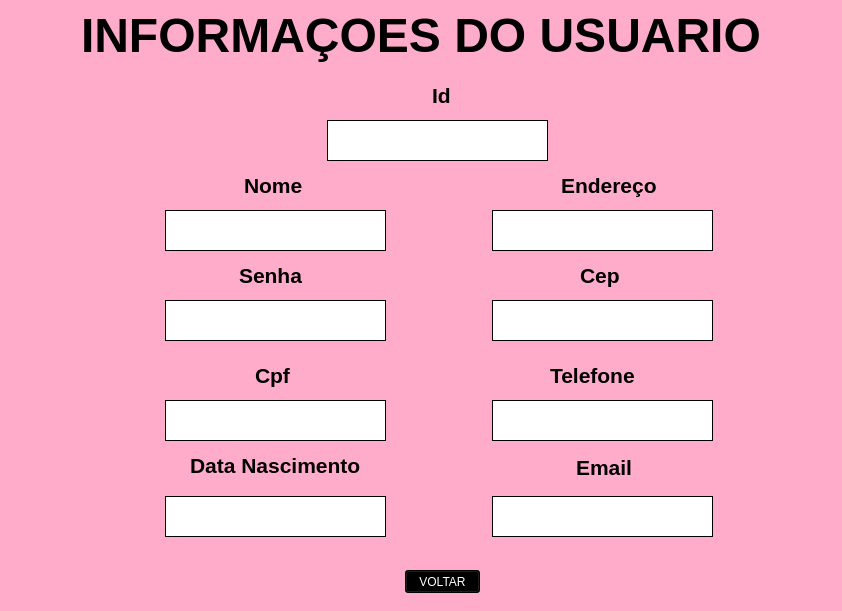
<?xml version="1.0" encoding="UTF-8"?>
<ui version="4.0">
 <class>Form</class>
 <widget class="QWidget" name="Form">
  <property name="geometry">
   <rect>
    <x>0</x>
    <y>0</y>
    <width>842</width>
    <height>611</height>
   </rect>
  </property>
  <property name="maximumSize">
   <size>
    <width>842</width>
    <height>611</height>
   </size>
  </property>
  <property name="windowTitle">
   <string>info_user</string>
  </property>
  <property name="windowIcon">
   <iconset>
    <normaloff>../new tela/diamond-removebg-preview.png</normaloff>../new tela/diamond-removebg-preview.png</iconset>
  </property>
  <property name="styleSheet">
   <string notr="true">background-color: rgb(255, 172, 202);</string>
  </property>
  <widget class="QLabel" name="nome">
   <property name="geometry">
    <rect>
     <x>165</x>
     <y>210</y>
     <width>221</width>
     <height>41</height>
    </rect>
   </property>
   <property name="font">
    <font>
     <family>Nirmala UI</family>
     <pointsize>12</pointsize>
     <weight>75</weight>
     <bold>true</bold>
    </font>
   </property>
   <property name="styleSheet">
    <string notr="true">background-color: rgb(255, 255, 255);</string>
   </property>
   <property name="frameShape">
    <enum>QFrame::Box</enum>
   </property>
   <property name="text">
    <string/>
   </property>
   <property name="alignment">
    <set>Qt::AlignCenter</set>
   </property>
  </widget>
  <widget class="QLabel" name="senha">
   <property name="geometry">
    <rect>
     <x>165</x>
     <y>300</y>
     <width>221</width>
     <height>41</height>
    </rect>
   </property>
   <property name="font">
    <font>
     <family>Nirmala UI</family>
     <pointsize>12</pointsize>
     <weight>75</weight>
     <bold>true</bold>
    </font>
   </property>
   <property name="styleSheet">
    <string notr="true">background-color: rgb(255, 255, 255);</string>
   </property>
   <property name="frameShape">
    <enum>QFrame::Box</enum>
   </property>
   <property name="text">
    <string/>
   </property>
   <property name="alignment">
    <set>Qt::AlignCenter</set>
   </property>
  </widget>
  <widget class="QLabel" name="cpf">
   <property name="geometry">
    <rect>
     <x>165</x>
     <y>400</y>
     <width>221</width>
     <height>41</height>
    </rect>
   </property>
   <property name="font">
    <font>
     <family>Nirmala UI</family>
     <pointsize>12</pointsize>
     <weight>75</weight>
     <bold>true</bold>
    </font>
   </property>
   <property name="styleSheet">
    <string notr="true">background-color: rgb(255, 255, 255);</string>
   </property>
   <property name="frameShape">
    <enum>QFrame::Box</enum>
   </property>
   <property name="text">
    <string/>
   </property>
   <property name="scaledContents">
    <bool>false</bool>
   </property>
   <property name="alignment">
    <set>Qt::AlignCenter</set>
   </property>
   <property name="openExternalLinks">
    <bool>false</bool>
   </property>
  </widget>
  <widget class="QLabel" name="dt_nasc">
   <property name="geometry">
    <rect>
     <x>165</x>
     <y>496</y>
     <width>221</width>
     <height>41</height>
    </rect>
   </property>
   <property name="font">
    <font>
     <family>Nirmala UI</family>
     <pointsize>12</pointsize>
     <weight>75</weight>
     <bold>true</bold>
    </font>
   </property>
   <property name="styleSheet">
    <string notr="true">background-color: rgb(255, 255, 255);</string>
   </property>
   <property name="frameShape">
    <enum>QFrame::Box</enum>
   </property>
   <property name="text">
    <string/>
   </property>
   <property name="alignment">
    <set>Qt::AlignCenter</set>
   </property>
  </widget>
  <widget class="QLabel" name="gmail">
   <property name="geometry">
    <rect>
     <x>492</x>
     <y>496</y>
     <width>221</width>
     <height>41</height>
    </rect>
   </property>
   <property name="font">
    <font>
     <family>Nirmala UI</family>
     <pointsize>12</pointsize>
     <weight>75</weight>
     <bold>true</bold>
    </font>
   </property>
   <property name="styleSheet">
    <string notr="true">background-color: rgb(255, 255, 255);</string>
   </property>
   <property name="frameShape">
    <enum>QFrame::Box</enum>
   </property>
   <property name="text">
    <string/>
   </property>
   <property name="alignment">
    <set>Qt::AlignCenter</set>
   </property>
  </widget>
  <widget class="QLabel" name="cep">
   <property name="geometry">
    <rect>
     <x>492</x>
     <y>300</y>
     <width>221</width>
     <height>41</height>
    </rect>
   </property>
   <property name="font">
    <font>
     <family>Nirmala UI</family>
     <pointsize>12</pointsize>
     <weight>75</weight>
     <bold>true</bold>
    </font>
   </property>
   <property name="styleSheet">
    <string notr="true">background-color: rgb(255, 255, 255);</string>
   </property>
   <property name="frameShape">
    <enum>QFrame::Box</enum>
   </property>
   <property name="text">
    <string/>
   </property>
   <property name="alignment">
    <set>Qt::AlignCenter</set>
   </property>
  </widget>
  <widget class="QLabel" name="telefone">
   <property name="geometry">
    <rect>
     <x>492</x>
     <y>400</y>
     <width>221</width>
     <height>41</height>
    </rect>
   </property>
   <property name="font">
    <font>
     <family>Nirmala UI</family>
     <pointsize>12</pointsize>
     <weight>75</weight>
     <bold>true</bold>
    </font>
   </property>
   <property name="styleSheet">
    <string notr="true">background-color: rgb(255, 255, 255);</string>
   </property>
   <property name="frameShape">
    <enum>QFrame::Box</enum>
   </property>
   <property name="text">
    <string/>
   </property>
   <property name="alignment">
    <set>Qt::AlignCenter</set>
   </property>
  </widget>
  <widget class="QLabel" name="endereco">
   <property name="geometry">
    <rect>
     <x>492</x>
     <y>210</y>
     <width>221</width>
     <height>41</height>
    </rect>
   </property>
   <property name="font">
    <font>
     <family>Nirmala UI</family>
     <pointsize>12</pointsize>
     <weight>75</weight>
     <bold>true</bold>
    </font>
   </property>
   <property name="styleSheet">
    <string notr="true">background-color: rgb(255, 255, 255);</string>
   </property>
   <property name="frameShape">
    <enum>QFrame::Box</enum>
   </property>
   <property name="frameShadow">
    <enum>QFrame::Plain</enum>
   </property>
   <property name="text">
    <string/>
   </property>
   <property name="alignment">
    <set>Qt::AlignCenter</set>
   </property>
  </widget>
  <widget class="QLabel" name="label">
   <property name="geometry">
    <rect>
     <x>81</x>
     <y>-10</y>
     <width>681</width>
     <height>91</height>
    </rect>
   </property>
   <property name="font">
    <font>
     <family>Nirmala UI</family>
     <pointsize>36</pointsize>
     <weight>75</weight>
     <bold>true</bold>
    </font>
   </property>
   <property name="text">
    <string>INFORMAÇOES DO USUARIO</string>
   </property>
  </widget>
  <widget class="QPushButton" name="voltar">
   <property name="geometry">
    <rect>
     <x>405</x>
     <y>570</y>
     <width>75</width>
     <height>23</height>
    </rect>
   </property>
   <property name="font">
    <font>
     <family>Nirmala UI</family>
    </font>
   </property>
   <property name="styleSheet">
    <string notr="true">background-color: rgb(0, 0, 0);
color: rgb(255, 255, 255);</string>
   </property>
   <property name="text">
    <string>VOLTAR</string>
   </property>
  </widget>
  <widget class="QLabel" name="label_2">
   <property name="geometry">
    <rect>
     <x>244</x>
     <y>170</y>
     <width>101</width>
     <height>31</height>
    </rect>
   </property>
   <property name="font">
    <font>
     <family>Nirmala UI</family>
     <pointsize>16</pointsize>
     <weight>75</weight>
     <bold>true</bold>
    </font>
   </property>
   <property name="text">
    <string>Nome</string>
   </property>
  </widget>
  <widget class="QLabel" name="label_3">
   <property name="geometry">
    <rect>
     <x>239</x>
     <y>260</y>
     <width>101</width>
     <height>31</height>
    </rect>
   </property>
   <property name="font">
    <font>
     <family>Nirmala UI</family>
     <pointsize>16</pointsize>
     <weight>75</weight>
     <bold>true</bold>
    </font>
   </property>
   <property name="text">
    <string>Senha</string>
   </property>
  </widget>
  <widget class="QLabel" name="label_4">
   <property name="geometry">
    <rect>
     <x>255</x>
     <y>360</y>
     <width>101</width>
     <height>31</height>
    </rect>
   </property>
   <property name="font">
    <font>
     <family>Nirmala UI</family>
     <pointsize>16</pointsize>
     <weight>75</weight>
     <bold>true</bold>
    </font>
   </property>
   <property name="text">
    <string>Cpf</string>
   </property>
  </widget>
  <widget class="QLabel" name="label_5">
   <property name="geometry">
    <rect>
     <x>190</x>
     <y>450</y>
     <width>181</width>
     <height>31</height>
    </rect>
   </property>
   <property name="font">
    <font>
     <family>Nirmala UI</family>
     <pointsize>16</pointsize>
     <weight>75</weight>
     <bold>true</bold>
    </font>
   </property>
   <property name="text">
    <string>Data Nascimento</string>
   </property>
  </widget>
  <widget class="QLabel" name="label_6">
   <property name="geometry">
    <rect>
     <x>561</x>
     <y>170</y>
     <width>101</width>
     <height>31</height>
    </rect>
   </property>
   <property name="font">
    <font>
     <family>Nirmala UI</family>
     <pointsize>16</pointsize>
     <weight>75</weight>
     <bold>true</bold>
    </font>
   </property>
   <property name="text">
    <string>Endereço</string>
   </property>
  </widget>
  <widget class="QLabel" name="label_7">
   <property name="geometry">
    <rect>
     <x>580</x>
     <y>260</y>
     <width>101</width>
     <height>31</height>
    </rect>
   </property>
   <property name="font">
    <font>
     <family>Nirmala UI</family>
     <pointsize>16</pointsize>
     <weight>75</weight>
     <bold>true</bold>
    </font>
   </property>
   <property name="text">
    <string>Cep</string>
   </property>
  </widget>
  <widget class="QLabel" name="label_8">
   <property name="geometry">
    <rect>
     <x>550</x>
     <y>360</y>
     <width>101</width>
     <height>31</height>
    </rect>
   </property>
   <property name="font">
    <font>
     <family>Nirmala UI</family>
     <pointsize>16</pointsize>
     <weight>75</weight>
     <bold>true</bold>
    </font>
   </property>
   <property name="text">
    <string>Telefone</string>
   </property>
  </widget>
  <widget class="QLabel" name="label_9">
   <property name="geometry">
    <rect>
     <x>576</x>
     <y>452</y>
     <width>101</width>
     <height>31</height>
    </rect>
   </property>
   <property name="font">
    <font>
     <family>Nirmala UI</family>
     <pointsize>16</pointsize>
     <weight>75</weight>
     <bold>true</bold>
    </font>
   </property>
   <property name="text">
    <string>Email</string>
   </property>
  </widget>
  <widget class="QLabel" name="id">
   <property name="geometry">
    <rect>
     <x>327</x>
     <y>120</y>
     <width>221</width>
     <height>41</height>
    </rect>
   </property>
   <property name="font">
    <font>
     <family>Nirmala UI</family>
     <pointsize>12</pointsize>
     <weight>75</weight>
     <bold>true</bold>
    </font>
   </property>
   <property name="styleSheet">
    <string notr="true">background-color: rgb(255, 255, 255);</string>
   </property>
   <property name="frameShape">
    <enum>QFrame::Box</enum>
   </property>
   <property name="text">
    <string/>
   </property>
   <property name="alignment">
    <set>Qt::AlignCenter</set>
   </property>
  </widget>
  <widget class="QLabel" name="label_10">
   <property name="geometry">
    <rect>
     <x>432</x>
     <y>80</y>
     <width>21</width>
     <height>31</height>
    </rect>
   </property>
   <property name="font">
    <font>
     <family>Nirmala UI</family>
     <pointsize>16</pointsize>
     <weight>75</weight>
     <bold>true</bold>
    </font>
   </property>
   <property name="text">
    <string>Id</string>
   </property>
  </widget>
 </widget>
 <resources/>
 <connections/>
</ui>
